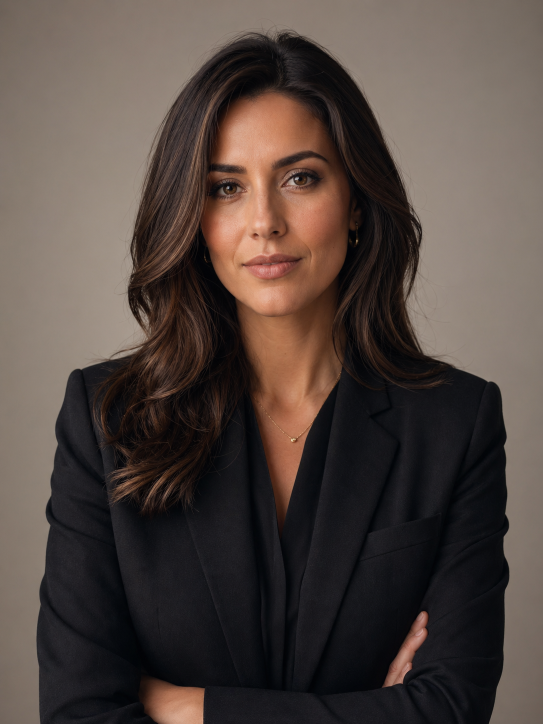
#> input picture assets/photo-generated/headshot-cover.png, 1086 x 1448 px (shown at 1/2 size)
$ python draw_app_store_screenshots.py
#> lines starting #> are read from the running program, lines starting #| are printed output that depends on the picture
from __future__ import annotations

from pathlib import Path
from typing import Callable

from PIL import Image, ImageDraw, ImageFilter, ImageFont


ROOT = Path(__file__).resolve().parents[1]
OUT_DIR = ROOT / "store-assets" / "app-store" / "ios-6.7-iphone17-bg"
CONTACT_SHEET = OUT_DIR / "contact-sheet.png"
W, H = 1290, 2796

BLACK = (9, 7, 11, 255)
SURFACE = (18, 16, 21, 255)
CARD = (24, 20, 28, 255)
EDITORIAL = (244, 231, 211, 255)
CHAMPAGNE = (242, 222, 193, 255)
ROSE_GOLD = (207, 144, 121, 255)
BRONZE = (140, 91, 70, 255)
PINK = CHAMPAGNE
PINK_2 = ROSE_GOLD
WHITE = (255, 248, 240, 255)
MUTED = (201, 189, 173, 255)

ICON = ROOT / "assets" / "icon.png"
APP_BACKGROUND = ROOT / "assets" / "photo-generated" / "app-background-v4.png"
IPHONE_MOCKUP = ROOT / "store-assets" / "app-store" / "mockups" / "iphone-17-pro-max-silver-portrait.png"
IPHONE_SCREEN_BBOX = (75, 66, 1395, 2934)


def font(size: int, bold: bool = False) -> ImageFont.FreeTypeFont:
#> called with size = 66, bold = True
    candidates = [
        "/System/Library/Fonts/SFNS.ttf",
        "/System/Library/Fonts/HelveticaNeue.ttc",
        "/System/Library/Fonts/Avenir Next.ttc",
    ]
    for candidate in candidates:
        try:
            return ImageFont.truetype(candidate, size=size, index=1 if bold else 0)
        except Exception:
            continue
    return ImageFont.load_default()


F_HEAD = font(66, True)
F_HEAD_SMALL = font(58, True)
F_START_LOGO = font(102, True)
F_START_TAG = font(54, True)
F_START_COUNT = font(62, True)
F_LOGO = font(44, True)
F_UI = font(34, True)
F_UI_SMALL = font(25, True)
F_BUTTON = font(32, True)
F_BODY = font(28)
F_TINY = font(21, True)


def asset(path: str) -> Path:
    return ROOT / path


def cover(path: Path, size: tuple[int, int], focus: tuple[float, float] = (0.5, 0.5)) -> Image.Image:
    image = Image.open(path).convert("RGB")
    iw, ih = image.size
    tw, th = size
    scale = max(tw / iw, th / ih)
    nw, nh = round(iw * scale), round(ih * scale)
    image = image.resize((nw, nh), Image.Resampling.LANCZOS)
    fx, fy = focus
    left = int((nw - tw) * fx)
    top = int((nh - th) * fy)
    left = max(0, min(left, nw - tw))
    top = max(0, min(top, nh - th))
    return image.crop((left, top, left + tw, top + th))


# [177 lines left out: functions contain, mask, paste_round, draw_center, draw_bottom_headline, gradient_button and 6 more, not called in this run]


def new_canvas() -> Image.Image:
    return app_background()


# [39 lines left out: functions photo_session_card, shadowed_center, not called in this run]


def transparent_logo(size: int) -> Image.Image:
    logo = Image.open(ICON).convert("RGBA").resize((size, size), Image.Resampling.LANCZOS)
    pixels = logo.load()
    for y in range(logo.height):
        for x in range(logo.width):
            r, g, b, a = pixels[x, y]
            if r < 24 and g < 24 and b < 24:
                pixels[x, y] = (r, g, b, 0)
            else:
                pixels[x, y] = (r, g, b, a)
    return logo


def shot_start() -> Image.Image:
    c = cover(asset("assets/photo-generated/headshot-cover.png"), (W, H), (0.52, 0.44)).convert("RGBA")

    overlay = Image.new("RGBA", (W, H), (0, 0, 0, 0))
    od = ImageDraw.Draw(overlay)
    for y in range(H):
        top = max(0, 520 - y) / 520
        bottom = max(0, y - (H - 520)) / 520
        alpha = int(100 * top + 185 * bottom)
        if alpha:
            od.line((0, y, W, y), fill=(0, 0, 0, min(alpha, 205)))
    c.alpha_composite(overlay)

    d = ImageDraw.Draw(c)
    logo = transparent_logo(126)
    title = "StudioBloom"
    title_box = d.textbbox((0, 0), title, font=F_START_LOGO)
    title_w = title_box[2] - title_box[0]
    lockup_gap = 28
    lockup_w = logo.width + lockup_gap + title_w
    lockup_x = (W - lockup_w) // 2
    lockup_y = 158
    logo_shadow = Image.new("RGBA", logo.size, (0, 0, 0, 0))
    logo_shadow.putalpha(logo.getchannel("A"))
    logo_shadow = logo_shadow.filter(ImageFilter.GaussianBlur(7))
    c.alpha_composite(logo_shadow, (lockup_x + 3, lockup_y + 5))
    c.alpha_composite(logo, (lockup_x, lockup_y))
    text_x = lockup_x + logo.width + lockup_gap
    text_y = lockup_y + 12
    d.text((text_x + 3, text_y + 5), title, font=F_START_LOGO, fill=(0, 0, 0, 155))
    d.text((text_x, text_y), title, font=F_START_LOGO, fill=EDITORIAL)
    shadowed_center(d, "AI PORTRAITS & VIDEOS", H - 326, F_START_COUNT, EDITORIAL, max_w=1100)
    return c


# [118 lines left out: functions shot_classic, shot_trendy, shot_pet, shot_dance, shot_product, shot_realistic and 1 more, not called in this run]


def main() -> None:
    OUT_DIR.mkdir(parents=True, exist_ok=True)
    for old in OUT_DIR.glob("*.png"):
        old.unlink()
    shots: list[tuple[str, Callable[[], Image.Image]]] = [
        ("01-start-screen.png", shot_start),
        ("02-glamour-style-with-ai.png", shot_classic),
        ("03-trendy-effects.png", shot_trendy),
        ("04-cute-pet-photos.png", shot_pet),
        ("05-viral-ai-dance-video.png", shot_dance),
        ("06-place-logo-product.png", shot_product),
        ("07-realistic-photo-shoots.png", shot_realistic),
    ]
    paths = []
    for name, draw_shot in shots:
        out = OUT_DIR / name
        draw_shot().convert("RGB").save(out, quality=96)
        paths.append(out)
#> this loop made 1 pass
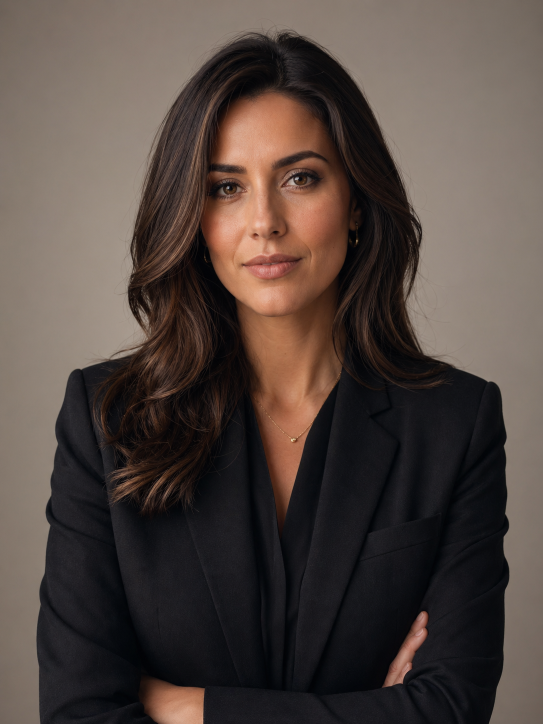
#> input picture assets/photo-generated/headshot-cover.png, 1086 x 1448 px (shown at 1/2 size)
#> pass 1, in shot_start, `c = cover(asset("assets/photo-generated/headshot-cover.png"), (W, H), ..`:
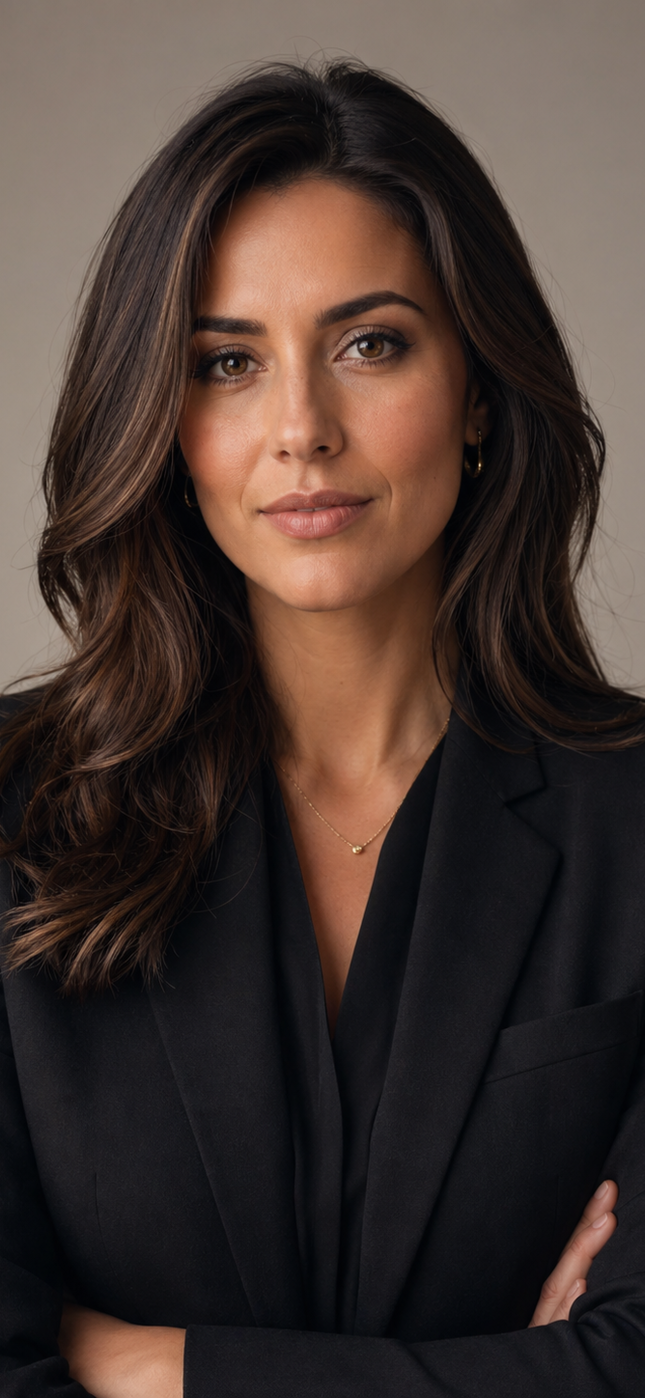
#> c: PIL image 1290x2796 RGBA (shown at 1/2 size); mean R, G, B, A 68.4, 54.5, 49.1, 255
    build_contact_sheet(paths)
    print(f"Wrote {len(paths)} screenshots to {OUT_DIR}")


if __name__ == "__main__":
#> (the run stopped early here; a loop or call above may not have finished)
